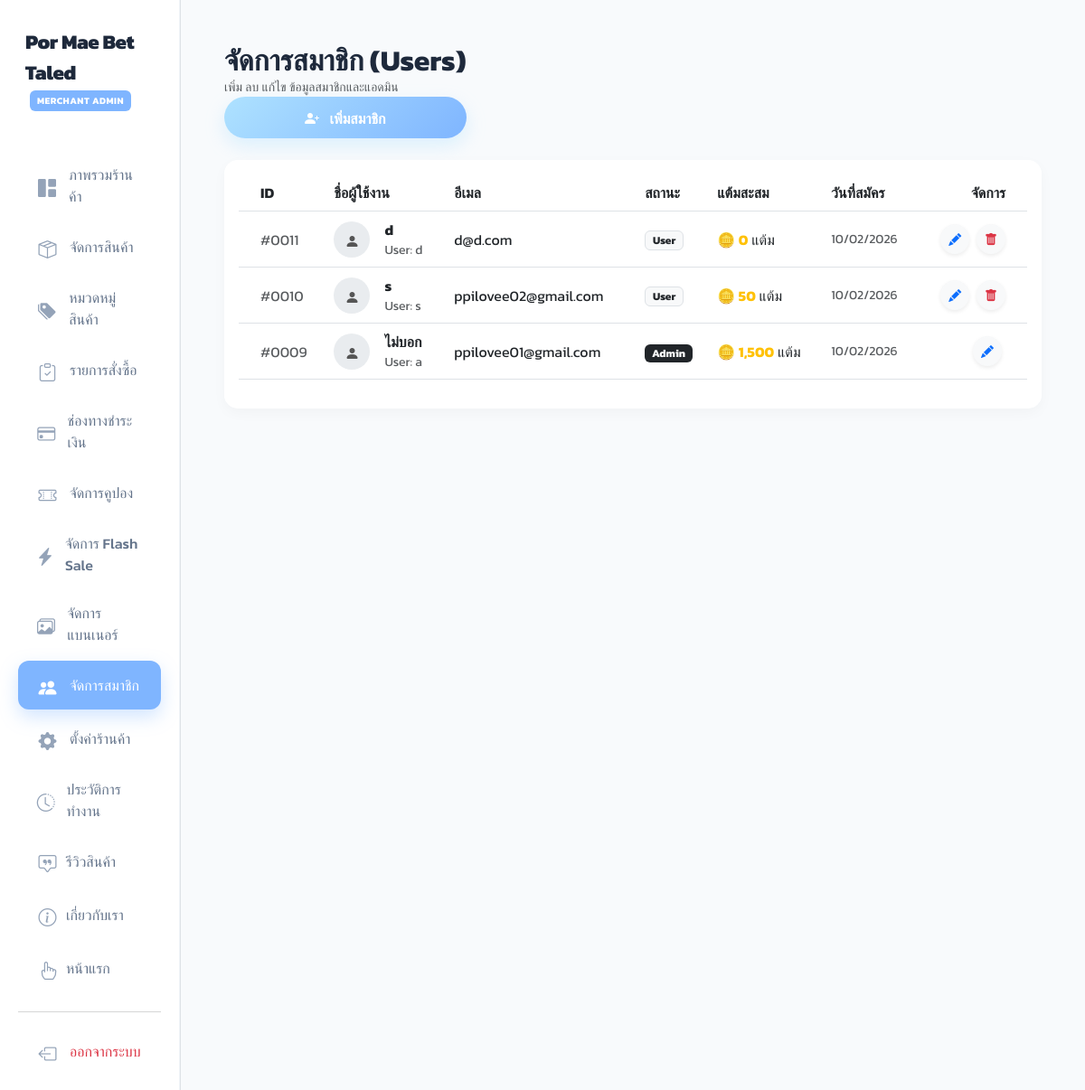
Page /admin_users.php (signed in) on the committed database.
### tables this page shows
CREATE TABLE `users` (
  `id` int(11) NOT NULL,
  `username` varchar(50) NOT NULL,
  `password` varchar(255) NOT NULL,
  `fullname` varchar(100) DEFAULT NULL,
  `email` varchar(100) NOT NULL,
  `role` enum('admin','user') DEFAULT 'user',
  `created_at` datetime DEFAULT current_timestamp(),
  `reset_token` varchar(255) DEFAULT NULL,
  `reset_expiry` datetime DEFAULT NULL,
  `points` int(11) NOT NULL DEFAULT 0
);

### db.php (called while the page is built, shortened)
<?php
function get_csrf_token() {
    return $_SESSION['csrf_token'] ?? '';
}
?>

### admin_users.php (the view, shortened to what this page needs)
<?php
include 'db.php';
?>
<!DOCTYPE html>
<html lang="th">
<head>
    <link href="https://cdn.jsdelivr.net/npm/bootstrap@5.3.0/dist/css/bootstrap.min.css" rel="stylesheet">
    <link rel="stylesheet" href="https://cdn.jsdelivr.net/npm/bootstrap-icons@1.11.1/font/bootstrap-icons.css">
</head>
<body>
<div class="container-fluid">
    <div class="row">
        <div class="col-md-2 p-0 border-end bg-white">
            <div class="collapse d-md-block" id="sidebarMenu">
                <div style="min-height: 100vh;">
                    <?php include 'admin_sidebar.php'; ?>
                </div>
            </div>
        </div>
        <div class="col-md-10 p-4 p-md-5">
            <div class="d-flex flex-column flex-md-row justify-content-between align-items-start align-items-md-center mb-4 gap-3">
                <div>
                    <h2 class="fw-bold m-0">จัดการสมาชิก (Users)</h2>
                    <p class="text-muted small mb-0">เพิ่ม ลบ แก้ไข ข้อมูลสมาชิกและแอดมิน</p>
                    <button class="btn btn-gradient rounded-pill px-4 shadow-sm w-100 w-md-auto" data-bs-toggle="modal" data-bs-target="#addUserModal">
                    <i class="bi bi-person-plus-fill me-2"></i> เพิ่มสมาชิก
                </button>
                </div>
            </div>
            <div class="card table-card p-3">
                <div class="table-responsive">
                    <table class="table align-middle table-hover" style="min-width: 800px;">
                        <thead class="bg-light">
                            <tr>
                                <th class="ps-4">ID</th>
                                <th>ชื่อผู้ใช้งาน</th>
                                <th>อีเมล</th>
                                <th>สถานะ</th>
                                <th>แต้มสะสม</th>
                                <th>วันที่สมัคร</th>
                                <th class="text-end pe-4">จัดการ</th>
                            </tr>
                        </thead>
                        <tbody>
                            <?php
                            $sql = "SELECT * FROM users ORDER BY id DESC";
                            $result = mysqli_query($conn, $sql);
                            while($row = mysqli_fetch_assoc($result)):
                                $role_badge = ($row['role'] == 'admin') ? '<span class="badge bg-dark">Admin</span>' : '<span class="badge bg-light text-dark border">User</span>';
                            ?>
                            <tr>
                                <td class="ps-4 text-muted">#<?= str_pad($row['id'], 4, '0', STR_PAD_LEFT) ?></td>
                                <td>
                                    <div class="d-flex align-items-center">
                                        <div class="user-icon me-3"><i class="bi bi-person-fill"></i></div>
                                        <div>
                                            <div class="fw-bold"><?= $row['fullname'] ?></div>
                                            <div class="small text-muted">User: <?= $row['username'] ?></div>
                                        </div>
                                    </div>
                                </td>
                                <td><?= $row['email'] ?></td>
                                <td><?= $role_badge ?></td>
                                <td>🪙 <span class="fw-bold text-warning"><?= number_format($row['points'] ?? 0) ?></span> แต้ม</td>
                                <td class="text-muted small">
                                    <?= isset($row['created_at']) ? date('d/m/Y', strtotime($row['created_at'])) : '-' ?>
                                </td>
                                <td class="text-end pe-4">
                                    <button onclick='editUser(<?= json_encode($row) ?>)' class="btn btn-light text-primary btn-sm rounded-circle shadow-sm me-1" data-bs-toggle="modal" data-bs-target="#editUserModal">
                                        <i class="bi bi-pencil-fill"></i>
                                    </button>
                                    <?php if($row['id'] != $_SESSION['user_id']): ?>
                                    <button onclick="confirmBan(<?= $row['id'] ?>, '<?= addslashes($row['fullname']) ?>', '<?= get_csrf_token() ?>')" class="btn btn-light text-danger btn-sm rounded-circle shadow-sm">
                                        <i class="bi bi-trash-fill"></i>
                                    </button>
                                    <?php endif; ?>
                                </td>
                            </tr>
                            <?php endwhile; ?>
                        </tbody>
                    </table>
                </div>
            </div>
        </div>
    </div>
</div>
</body>
</html>

### style.css (style rules this page uses)
:root { --blue-main: #AEE2FF; --blue-hover: #7FB5FF; --blue-dark: #1d4ed8; --blue-light: #F0F8FF; --slate-dark: #1E293B; --slate-medium: #475569; --slate-light: #F8FAFC; --text-primary: #1E293B; --text-secondary: #64748B; --radius-sm: 8px; --radius-md: 16px; --radius-lg: 24px; --shadow-sm: 0 4px 10px rgba(174, 226, 255, 0.08), 0 2px 4px rgba(174, 226, 255, 0.08); --shadow-md: 0 10px 25px -5px rgba(174, 226, 255, 0.15), 0 8px 10px -6px rgba(174, 226, 255, 0.15); --shadow-lg: 0 20px 40px -10px rgba(127, 181, 255, 0.22); --shadow-hover: 0 25px 50px -12px rgba(127, 181, 255, 0.35); --transition-smooth: all 0.3s cubic-bezier(0.4, 0, 0.2, 1); }
body, button, input, select, textarea, .form-control, .btn, .modal-title, .card-title, h1, h2, h3, h4, h5, h6 { font-family: 'Kanit', 'Outfit', sans-serif !important; }
.bi, [class^="bi-"], [class*=" bi-"] { font-family: bootstrap-icons !important; }
body { color: var(--text-primary); background-color: var(--slate-light); overflow-x: hidden; animation: pageFadeIn 0.25s cubic-bezier(0.16, 1, 0.3, 1) forwards; }
.btn-gradient { background: linear-gradient(135deg, var(--blue-main) 0%, var(--blue-hover) 100%) !important; color: #fff !important; font-weight: 600; border: none !important; border-radius: 50px !important; padding: 10px 28px !important; box-shadow: 0 8px 20px rgba(174, 226, 255, 0.4) !important; transition: var(--transition-smooth) !important; }
body { transition: background-color 0.3s ease, color 0.3s ease; }

### admin_users.php (style rules this page uses)
body { font-family: 'Kanit'; background: #f8f9fa; }
.table-card { border: none; border-radius: 15px; box-shadow: 0 5px 15px rgba(0,0,0,0.03); background: white; overflow: hidden; }
.user-icon { width: 40px; height: 40px; background: #e9ecef; border-radius: 50%; display: flex; align-items: center; justify-content: center; color: #555; }
.btn-gradient { background: linear-gradient(135deg, #AEE2FF 0%, #7FB5FF 100%); color: white; border: none; }

### rows in the picture
users: id "0011", fullname "d", username "d", email "d@d.com", role "User", points "0", created_at "10/02/2026"
users: id "0010", fullname "s", username "s", email "ppilovee02@gmail.com", role "User", points "50", created_at "10/02/2026"
users: id "0009", fullname "ไม่บอก", username "a", email "ppilovee01@gmail.com", role "Admin", points "1,500", created_at "10/02/2026"
